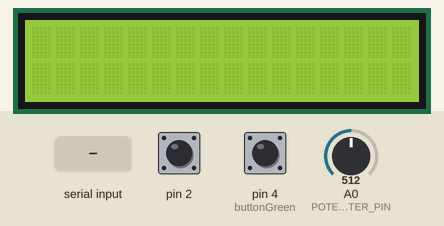
A sketch run on a simulated Arduino Uno, built with avr-gcc and run on an emulated ATmega328P. Parts: 16×2 character LCD. The test bench sets the inputs (shaded band); at power-on: pin 2 HIGH, pin 4 (buttonGreen) HIGH, A0 (POTENTIOMETER_PIN) = 512.

Above: at 1.2 s.
1.3 s: "1\n" received over Serial
At 2.4 s:
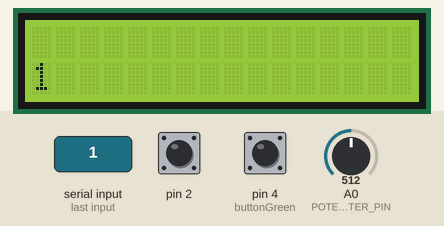
2.8 s: "0\n" received over Serial
At 3.8 s:
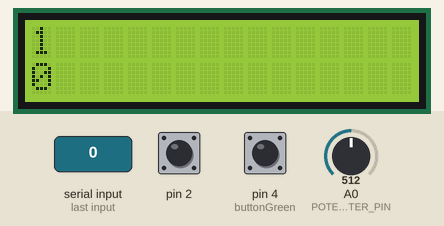
Timing chart, 0 to 5.8 s (numbered marks = the images above; inputs shaded):
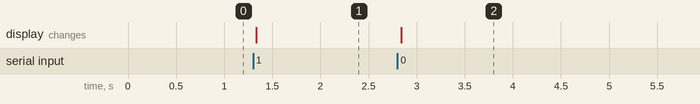

The sketch:

zad2.3.ino
```cpp
#include <LiquidCrystal_I2C.h>
#include <Wire.h>
#include "CyclicBuffer.h"
#include "Basic_Button.h"

/************************ CONSTANTS **************************/

#define LCD_LENGTH 16
#define LCD_HEIGHT 2
#define POTENTIOMETER_PIN A0
const unsigned int MAIN_LOOP_DELAY = 33;
const byte BUFFER_SIZE = 10;

//scroll speed constants
const byte MAX_SCROLL_SPEED = 1;
const byte MIN_SCROLL_SPEED = 32;
const int MAX_SCROLL_SPEED_ADC = 1023;
const int MIN_SCROLL_SPEED_ADC = 10;

/************************ STRUCTURES **************************/

struct DisplayLine
{
    DisplayLine(byte displayLine, String displayText, bool textAutoscroll)
    {
        line = displayLine;
        setText(displayText);
        autoscroll = textAutoscroll;
    }

    void setText(String displayText)
    {
        prev_size = size;
        size = displayText.length();
        text = displayText;
        offset = 0;
    }

    byte line;
    byte size;
    byte prev_size = 0;
    byte offset = 0;
    String text;
    bool autoscroll;
};

/*************************** VARIABLES ***************************/

LiquidCrystal_I2C lcd(0x27, 2, 1, 0, 4, 5, 6, 7, 3, POSITIVE);
CyclicBuffer<String> buffer(BUFFER_SIZE);
DisplayLine displayLines[2] = {DisplayLine(0, "", false), DisplayLine(1, "", false)};
Button buttonGreen(4), buttonRed(2);

unsigned int scrollSpeed = 0;
unsigned int potentiometer_prev_reading = 0;
unsigned long frames = 0;
String emptyLine;

/****************************** MAIN ******************************/

void setup()
{
    Serial.begin(9600);

    lcd.begin(LCD_LENGTH, LCD_HEIGHT);
    lcd.clear();

    emptyLine = "";
    for (int i = 0; i < LCD_LENGTH; ++i)
        emptyLine += " ";
}

void loop()
{
    scrollLogsUp(buttonGreen);
    scrollLogsDown(buttonRed);
    updateDisplayLines();
    updateScrollSpeed();
    printLineOnDisplay(displayLines[0]);
    printLineOnDisplay(displayLines[1]);

    //END OF MAIN LOOP
    ++frames;
    delay(MAIN_LOOP_DELAY);
}

/*************************** METHODS *********************************/

void updateDisplayLines()
{
    if (updateBuffer())
    {
        //set previous log
        if (buffer.getSize() > 1)
            displayLines[0].setText(buffer.tail().prev().get());

        //set new log
        displayLines[1].setText(buffer.tail().get());
        updateAutoscrollState(displayLines[1]);
    }
}

bool updateBuffer()
{
    if (Serial.available() > 0)
    {
        String message = Serial.readStringUntil('\n');
        buffer.push(message);
        return true;
    }

    return false;
}

void printLineOnDisplay(DisplayLine &displayLine)
{
    if (displayLine.autoscroll)
    {
        String text = emptyLine + String(displayLine.text) + emptyLine;

        if (scrollSpeed > 0)
        {
            if (frames % scrollSpeed == 0)
            {
                clearLineOnDisplay(displayLine);
                for (int i = displayLine.offset; i <= LCD_LENGTH + displayLine.offset; ++i)
                    lcd.print(text[i]);

                displayLine.offset =
                    (displayLine.offset >= text.length() - LCD_LENGTH) ? 0 : displayLine.offset + 1;
            }
        }
        else if (displayLine.offset == 0)
        {
            clearLineOnDisplay(displayLine);
            displayLine.offset = emptyLine.length();
            lcd.print(displayLine.text);
        }
    }
    else
    {
        if (displayLine.prev_size > displayLine.size)
        {
            clearLineOnDisplay(displayLine);
            displayLine.prev_size = 0;
        }
        else
            lcd.setCursor(0, displayLine.line);
        lcd.print(displayLine.text);
    }
}

void clearLineOnDisplay(DisplayLine &displayLine)
{
    lcd.setCursor(0, displayLine.line);
    lcd.print(emptyLine);
    lcd.setCursor(0, displayLine.line);
}

void updateScrollSpeed()
{
    int reading = analogRead(POTENTIOMETER_PIN);

    if (abs(reading - potentiometer_prev_reading) > 1)
    {
        potentiometer_prev_reading = reading;
        if (reading < MIN_SCROLL_SPEED_ADC)
            scrollSpeed = 0;
        else
            scrollSpeed =
                map(reading, MIN_SCROLL_SPEED_ADC, MAX_SCROLL_SPEED_ADC, MIN_SCROLL_SPEED, MAX_SCROLL_SPEED);
    }
}

void scrollLogsUp(Button &button)
{
    if (button.wasReleased())
    {

        String line2 = buffer.prev().get();
        String line1 = buffer.prev().get();
        buffer.next();

        if (buffer.getPointer() == buffer.getHeadPosition())
            displayLines[0].setText("");
        else
            displayLines[0].setText(line1);

        displayLines[1].setText(line2);
        updateAutoscrollState(displayLines[1]);
    }
}

void scrollLogsDown(Button &button)
{
    if (button.wasReleased())
    {
        String line1;
        String line2;

        if (buffer.getPointer() != buffer.getTailPosition())
            line1 = buffer.get();
        line2 = buffer.next().get();

        displayLines[0].setText(line1);
        displayLines[1].setText(line2);
        updateAutoscrollState(displayLines[1]);
    }
}

bool updateAutoscrollState(DisplayLine &displayLine)
{
    if (displayLine.size > LCD_LENGTH)
    {
        clearLineOnDisplay(displayLine);
        displayLine.autoscroll = true;
    }
    else
        displayLine.autoscroll = false;
}
```

Measured:
- after the input at 1.3 s, the display: changes at once (image 1)
- after the input at 2.8 s, the display: changes at once (image 2)
